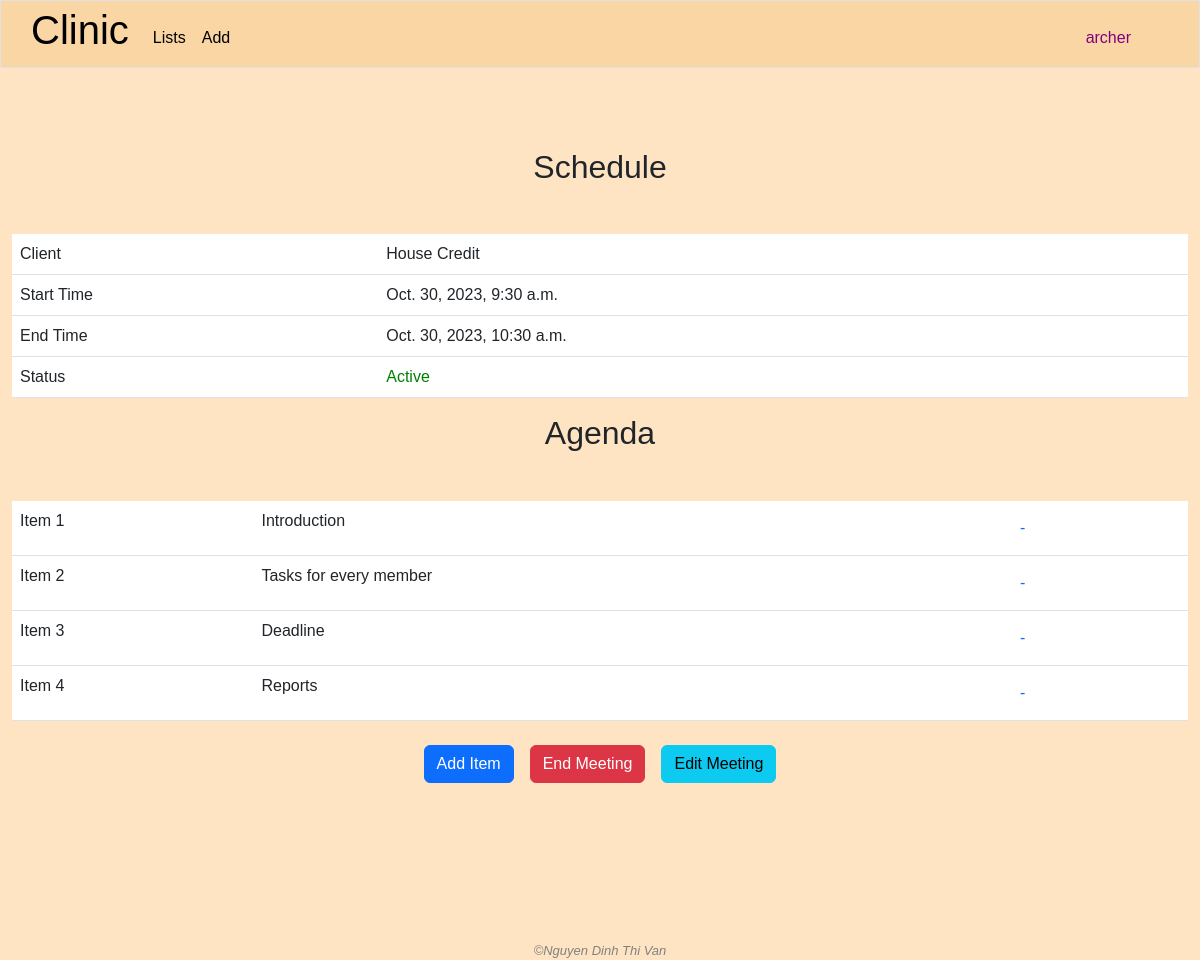
The app's page /meeting_agenda/9 (signed in), older data.
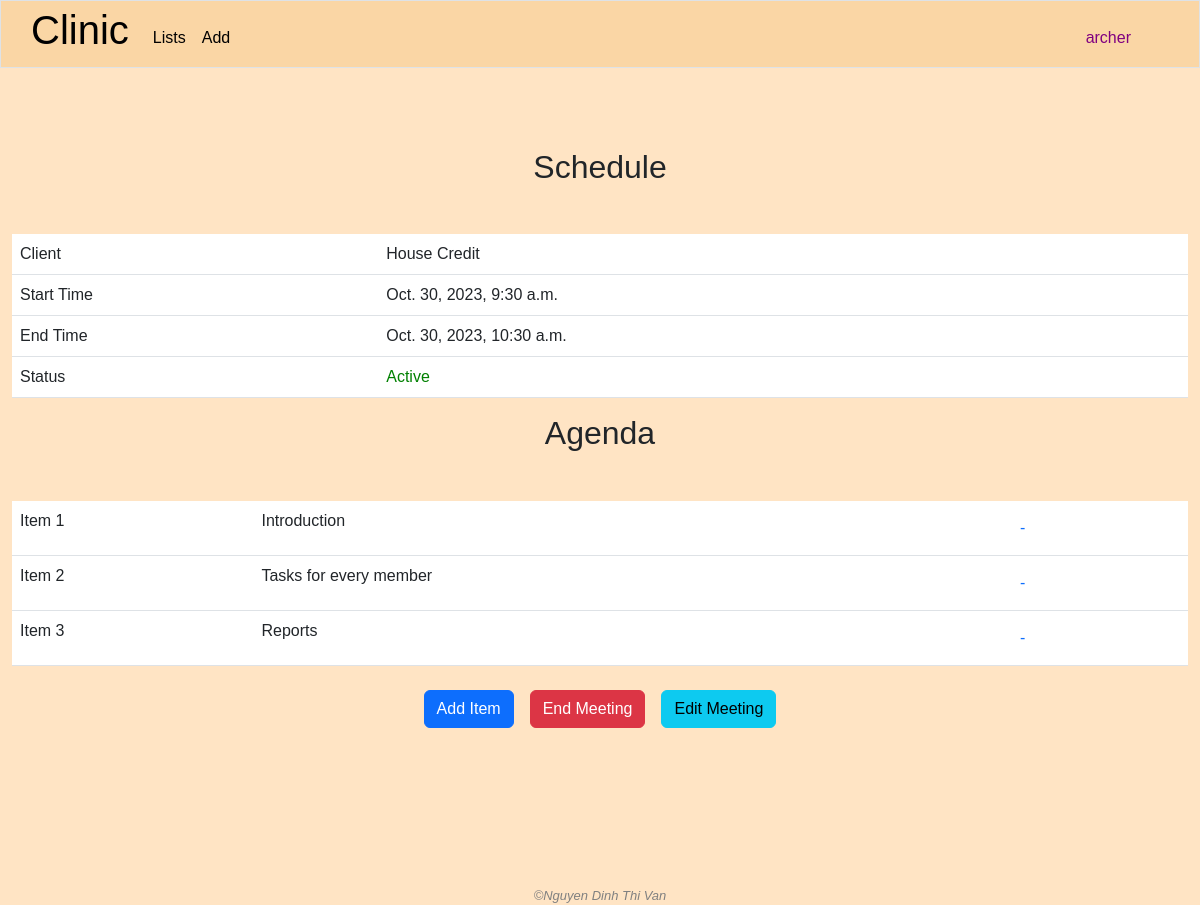
The same page, newer data.
### clinic/models.py (models this page shows)
class MeetingAgendaItem(models.Model):
    meetup = models.ForeignKey(MeetUp, on_delete=models.CASCADE, related_name='agenda')
    item = models.TextField()
    result = models.TextField()

### clinic/views.py (the view)
# urls.py: path('meeting_agenda/<int:meeting_id>', views.meeting_agenda, name="meeting_agenda"),
@login_required
def meeting_agenda(request, meeting_id):
    meeting = MeetUp.objects.get(pk=meeting_id)
    yay_message = request.session.get('yay_message', '')
    nay_message = request.session.get('nay_message', '')
    request.session['yay_message'] = ''
    request.session['nay_message'] = ''
    return render(request, "clinic/meeting_agenda.html", {
        "meeting": meeting,
        "nay_message": nay_message,
        "yay_message": yay_message
    })

### clinic/templates/clinic/meeting_agenda.html (shortened to what this page needs)
{% extends "clinic/layout.html" %}
{% load static %}
{% block main %}
    <h2 class="text-center page-title">Schedule</h2>
    <div class="container-fluid">
        <table class="table table-hover">
            <tbody>
                <tr>
                    <td>Client</td>
                    <td>{{ meeting.client.name }}</td>
                </tr>
                <tr>
                    <td>Start Time</td>
                    <td>{{ meeting.start_time }}</td>
                </tr>
                <tr>
                    <td>End Time</td>
                    <td>{{ meeting.end_time }}</td>
                </tr>
                <tr>
                    <td>Status</td>
                    <td>
                        {% if not meeting.end_or_not %}
                            <span style="color: green;">Active</span>
                        {% else %}
                            <span style="color: red;">Ended</span>
                        {% endif %}
                    </td>
                </tr>
            </tbody>
        </table>
    </div>
    <h2 class="text-center page-title">Agenda</h2>
    <div class="container-fluid">
        <table class="table table-hover">
            <tbody>
                {% for item in meeting.agenda.all.values %}
                    <tr>
                        <td>Item {{ forloop.counter }}</td>
                        <td>{{ item.item }}</td>
                        <td>
                            <form action="{% url 'meeting_item_remove' meeting_id=meeting.id %}" method="post" onsubmit="return confirm('Do you really want to remove this agenda item?');">
                                <button class="btn btn-link no-underline">-</button>
                            </form>
                        </td>
                    </tr>
                {% empty %}
                    <tr>
                        No item yet
                    </tr>
                {% endfor %}
            </tbody>
        </table>
    </div>
    {% if not meeting.end_or_not %}
        <div style="display: flex; justify-content: center; align-items: center;">
            <div>
                <table>
                    <tbody>
                        <tr>
                            <td>
                                <a class="text-center btn btn-primary" href="{% url 'add_meeting_agenda' meeting_id=meeting.id %}">Add Item</a>
                            </td>
                            <td>
                                <form action="{% url 'end_meeting' %}" method="post" id="end-meeting-form" onsubmit="return confirm('Are you really want to end this meeting?');">
                                    <button class="btn btn-danger">End Meeting</button>
                                </form>
                            </td>
                            <td>
                                <a class="text-center btn btn-info" href="{% url 'edit_meeting' meeting_id=meeting.id %}">Edit Meeting</a>
                            </td>
                        </tr>
                    </tbody>
                </table>
            </div>
        </div>
    {% endif %}
{% endblock %}

Row changes from the older to the newer data that the page shows:
removed MeetingAgendaItem: item "Deadline"
